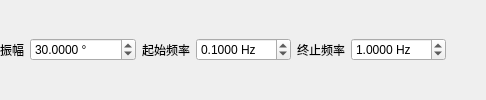
                     <widget class="QWidget" name="velocityChirpPage">
                      <layout class="QHBoxLayout" name="velocityChirpLayout">
                       <property name="leftMargin">
                        <number>0</number>
                       </property>
                       <property name="topMargin">
                        <number>0</number>
                       </property>
                       <property name="rightMargin">
                        <number>0</number>
                       </property>
                       <property name="bottomMargin">
                        <number>0</number>
                       </property>
                       <item>
                        <widget class="QLabel" name="velocityChirpAmplitudeLabel">
                         <property name="text">
                          <string>振幅</string>
                         </property>
                        </widget>
                       </item>
                       <item>
                        <widget class="QDoubleSpinBox" name="velocityChirpAmplitudeSpin">
                         <property name="toolTip">
                          <string>相对于启动时实际位置的扫频振幅。</string>
                         </property>
                         <property name="suffix">
                          <string> °</string>
                         </property>
                         <property name="decimals">
                          <number>4</number>
                         </property>
                         <property name="minimum">
                          <double>0.001000000000000</double>
                         </property>
                         <property name="maximum">
                          <double>1000000.000000000000000</double>
                         </property>
                         <property name="value">
                          <double>30.000000000000000</double>
                         </property>
                        </widget>
                       </item>
                       <item>
                        <widget class="QLabel" name="velocityChirpStartFrequencyLabel">
                         <property name="text">
                          <string>起始频率</string>
                         </property>
                        </widget>
                       </item>
                       <item>
                        <widget class="QDoubleSpinBox" name="velocityChirpStartFrequencySpin">
                         <property name="suffix">
                          <string> Hz</string>
                         </property>
                         <property name="decimals">
                          <number>4</number>
                         </property>
                         <property name="minimum">
                          <double>0.001000000000000</double>
                         </property>
                         <property name="maximum">
                          <double>100.000000000000000</double>
                         </property>
                         <property name="value">
                          <double>0.100000000000000</double>
                         </property>
                        </widget>
                       </item>
                       <item>
                        <widget class="QLabel" name="velocityChirpEndFrequencyLabel">
                         <property name="text">
                          <string>终止频率</string>
                         </property>
                        </widget>
                       </item>
                       <item>
                        <widget class="QDoubleSpinBox" name="velocityChirpEndFrequencySpin">
                         <property name="suffix">
                          <string> Hz</string>
                         </property>
                         <property name="decimals">
                          <number>4</number>
                         </property>
                         <property name="minimum">
                          <double>0.001000000000000</double>
                         </property>
                         <property name="maximum">
                          <double>100.000000000000000</double>
                         </property>
                         <property name="value">
                          <double>1.000000000000000</double>
                         </property>
                        </widget>
                       </item>
                       <item>
                        <spacer name="velocityChirpSpacer">
                         <property name="orientation">
                          <enum>Qt::Orientation::Horizontal</enum>
                         </property>
                         <property name="sizeHint" stdset="0">
                          <size>
                           <width>40</width>
                           <height>20</height>
                          </size>
                         </property>
                        </spacer>
                       </item>
                      </layout>
                     </widget>
